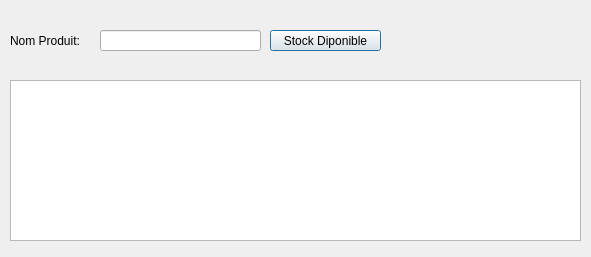
<?xml version="1.0" encoding="UTF-8"?>
<ui version="4.0">
 <class>StockDisponible</class>
 <widget class="QDialog" name="StockDisponible">
  <property name="geometry">
   <rect>
    <x>0</x>
    <y>0</y>
    <width>591</width>
    <height>257</height>
   </rect>
  </property>
  <property name="windowTitle">
   <string>Stock disponible</string>
  </property>
  <widget class="QLabel" name="label">
   <property name="geometry">
    <rect>
     <x>10</x>
     <y>30</y>
     <width>81</width>
     <height>21</height>
    </rect>
   </property>
   <property name="text">
    <string>Nom Produit:</string>
   </property>
  </widget>
  <widget class="QPushButton" name="btnStockDispo">
   <property name="geometry">
    <rect>
     <x>270</x>
     <y>30</y>
     <width>111</width>
     <height>21</height>
    </rect>
   </property>
   <property name="text">
    <string>Stock Diponible</string>
   </property>
  </widget>
  <widget class="QLineEdit" name="txtNomPDispo">
   <property name="geometry">
    <rect>
     <x>100</x>
     <y>30</y>
     <width>161</width>
     <height>21</height>
    </rect>
   </property>
  </widget>
  <widget class="QTableView" name="tableView">
   <property name="geometry">
    <rect>
     <x>10</x>
     <y>80</y>
     <width>571</width>
     <height>161</height>
    </rect>
   </property>
  </widget>
 </widget>
 <resources/>
 <connections/>
</ui>
